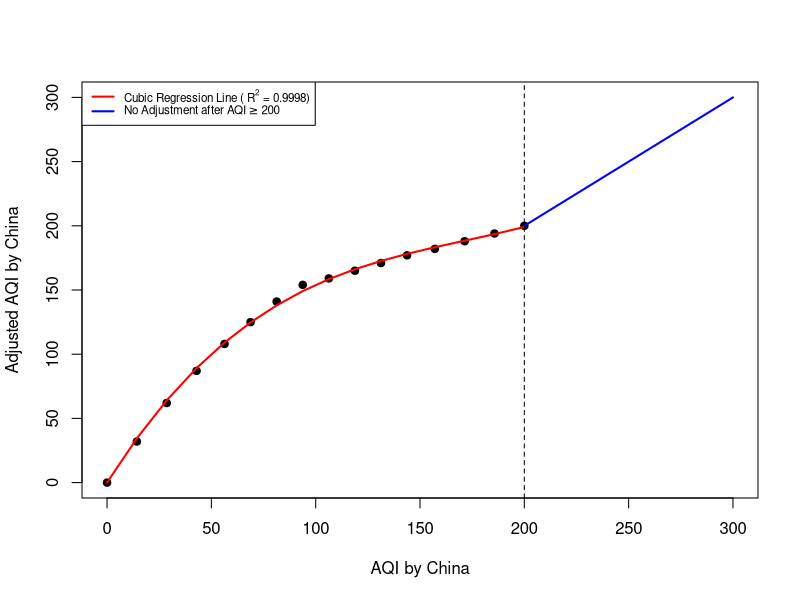
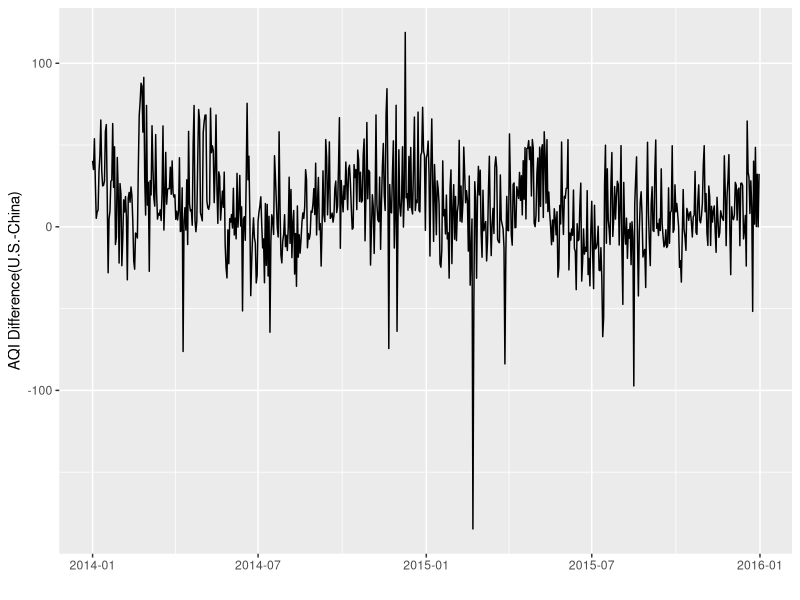

The R script that drew these images, in order: (Note: this script raises an error after producing the figures.)
## ---- chunk 1
suppressPackageStartupMessages(library(dplyr))
library(ggplot2)
library(readxl)
aqidiff <- read_excel("aqi_raw.xlsx", sheet = 1)
# Inpute missing values from other data sources
aqidiff[is.na(aqidiff$China_AQI), "China_AQI"] <- c(330, 215, 209, 186, 181, 71, 33)

# Adjust PM2.5
x <- c(0, 14.3, 28.6, 42.9, 56.3, 68.8, 81.3, 93.8, 106.3, 118.8, 131.3, 143.8, 157.1, 171.4, 185.7, 200)
y <- c(0, 32, 62, 87, 108, 125, 141, 154, 159, 165, 171, 177, 182, 188, 194, 200)

adj_lm <- lm(y~I(x^3)+I(x^2)+x+0)
# Scatterplot and regression line
plot(x, y, pch = 19, xlab = "AQI by China", ylab = "Adjusted AQI by China",
     xlim = c(0, 300), ylim = c(0, 300))
lines(x, predict(adj_lm), col = "red", lwd = 2)
lines(seq(200, 300, 10), seq(200, 300, 10), col = "blue", lwd = 2)
abline(v = 200, lty = 2)
legend("topleft", col = c("red", "blue"), lwd = 2, 
       legend = c(expression("Cubic Regression Line (" ~ R^2 ~ "= 0.9998)"),
                  expression("No Adjustment after AQI" >= 200)
                  ), cex = 0.7)

adj_china_aqi <- unlist(sapply(1:dim(aqidiff)[1], function(x) ifelse(aqidiff$Main_Pollutant[x] == "PM2.5" && !is.na(aqidiff$Main_Pollutant[x]) && aqidiff$China_AQI[x] < 200, predict(adj_lm, newdata = data.frame(x = aqidiff$China_AQI[x])), aqidiff$China_AQI[x])))
aqidiff <- aqidiff %>% mutate(China_aqi_adj = adj_china_aqi) %>% mutate(aqi_diff = US_AQI - China_aqi_adj) %>% select(Date, China_AQI, US_AQI, China_aqi_adj, aqi_diff)
#head(aqidiff)
#summary(aqidiff)
ggplot(aqidiff, aes(Date, aqi_diff)) + geom_line() + xlab("") + ylab("AQI Difference(U.S.-China)")
## ---- chunk 2
zeromean <- aqidiff$aqi_diff-mean(aqidiff$aqi_diff)
#ts.plot(zeromean)
library(tseries)
pvalue <- adf.test(zeromean)$p.value
pvalue
## ---- chunk 3
# top 10 days by AQI diff
aqidiff %>% arrange(desc(aqi_diff)) %>% head(10)
## ---- chunk 4
aqidiff %>% filter(strftime(Date, format = "%Y") == 2015) %>% arrange(desc(aqi_diff)) %>% head(10)
## ---- chunk 5
aqidiff.ts<-ts(aqidiff$aqi_diff,frequency=365)
aqidiff.de<-decompose(aqidiff,type="additive")
plot(aqidiff.de)
